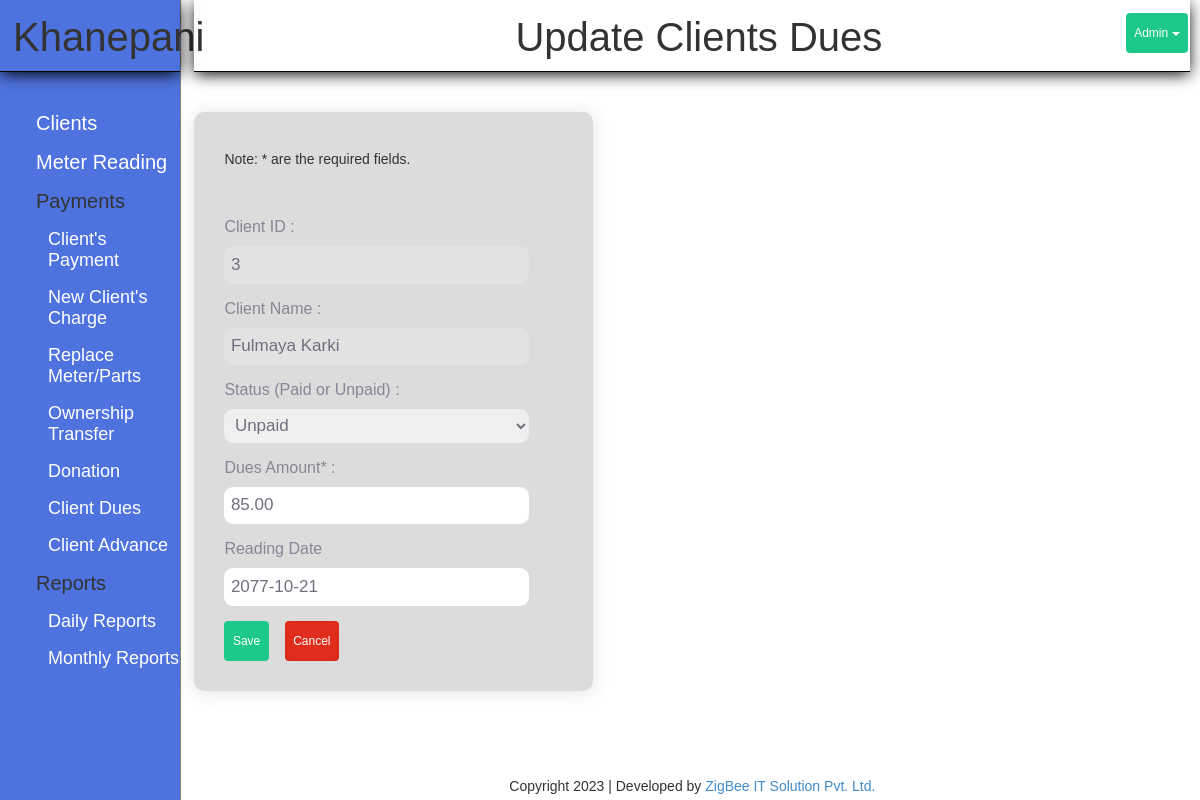
The app's page /index.php?page=dues_update&id=16 (signed in) with its own data.
### tables this page shows
CREATE TABLE `client_dues` (
  `id` int(11) NOT NULL,
  `cid` int(11) NOT NULL,
  `amount` decimal(10,2) NOT NULL,
  `status` varchar(10) NOT NULL DEFAULT 'unpaid',
  `dues_date` text NOT NULL
);

CREATE TABLE `client` (
  `id` int(11) NOT NULL,
  `name` varchar(30) NOT NULL,
  `phone` bigint(11) NOT NULL,
  `joinned` date DEFAULT NULL,
  `gharnum` varchar(10) DEFAULT NULL,
  `area` varchar(20) NOT NULL,
  `meter` varchar(15) NOT NULL,
  `address` varchar(20) NOT NULL,
  `father` varchar(30) DEFAULT NULL,
  `mother` varchar(30) DEFAULT NULL,
  `grandfather` varchar(50) DEFAULT NULL,
  `remark` text DEFAULT NULL
);

### modules/dues/function.php (called while the page is built, shortened)
<?php
	class DuesModel{
	function getSingle($d)
		{
			global $con;
			$sql = "SELECT client_dues.*, client.name,client.meter
					FROM client_dues
					INNER JOIN client
					ON client_dues.cid=client.id WHERE client_dues.id = ".$d;
			$rs = mysqli_query($con, $sql);
			$row = mysqli_fetch_assoc($rs);
			return $row;
		}
	}
?>

### modules/dues/update_form.php (the view, shortened to what this page needs)
<?php
if(isset($_GET['id']))
{
	$s = $dues->getSingle($_GET['id']);
}
?>
<div>
	<h1 class="title">Update Clients Dues</h1>
</div>
	<div class="form-box">
		<form method="post" action="?page=dues_update">
			<h5>Note: * are the required fields.</h5> <br> <br>
				<label>Client ID : </label>
				<input type="text" class="form-controlled" value="<?php echo $s['cid']; ?>" disabled />
				<label>Client Name : </label>
				<input type="text" class="form-controlled" value="<?php echo $s['name']; ?>" name="cust_name" disabled/>
				<label>Status (Paid or Unpaid) : </label>
				<select name="status" class="form-controlled" >
					<?php
						if ($s['status']=='paid') {
							echo '<option value="paid" selected>Paid</option>
							<option value="unpaid">Unpaid</option>';
						}
						else if ($s['status']=='unpaid') {
							echo '<option value="paid" >Paid</option>
							<option value="unpaid" selected>Unpaid</option>';
						}
					?>
				<select>
				<label>Dues Amount* : </label>
				<input type="text" class="form-controlled" value="<?php echo $s['amount']; ?>" name="amount" required/>
				<label>Reading Date</label>
				<input type="text" name="dues_date" autocomplete="off" id="nepaliDate5" class="nepali-calendar form-controlled" value="<?php echo $s['dues_date']; ?>" required>
			<input type="submit" class="btn btn-success btn-man" value="Save" />
			<a href="?page=meter" class="btn btn-danger">Cancel</a>
		</form>
	</div>

### style.css (style rules this page uses)
* { margin: 0px; padding: 0px; }
body { font-family: arial; }
a { text-decoration: none !important; }
.title { border-bottom: 1px solid black; box-shadow: 0px 3px 15px -1px #000; padding: 15px 0px 12px 13px; margin: 0px 0px 40px 0px; text-align: center; font-size: 40px; }
.btn { color: #fff; background-color: #1cc88a; border-color: #1cc88a; padding: 1rem .75rem; font-size: 1vw !important; line-height: 1.5; border-radius: .35rem; cursor: pointer; margin-right: 1vw; }
.btn-success { color: #fff; background-color: #1cc88a; border-color: #1cc88a; }
.btn-danger { color: #fff; background-color: #e02d1b; border-color: #d52a1a; }
label { font: normal 16px arial; color: #858796; }
.form-box { width: 40%; padding: 30px; background-color: gainsboro; border-radius: 10px; box-shadow: 0 .15rem 1.75rem 0 rgba(58,59,69,.15)!important; }
.form-controlled { display: block; width: 90%; padding: 0.65rem; border-radius: 9px; border: none; color: #6e707e; margin: 5px 0px 10px 0px; margin-bottom: 15px; font-size: 17px; }

### records on screen
client_dues: cid "3", cust_name "Fulmaya Karki", status "Unpaid", amount "85.00", dues_date "2077-10-21"
